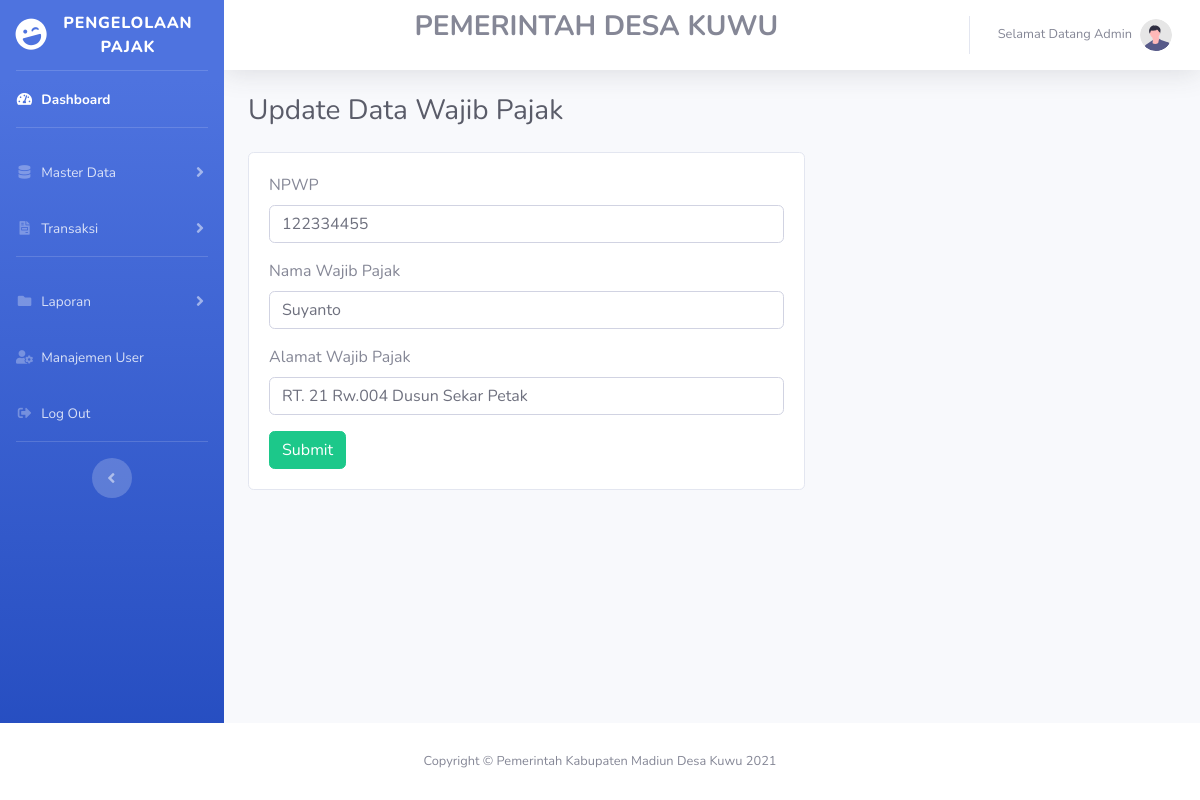
The app's page /admin/dataWajibpajak/updateData/3 with its own data.
### tables this page shows
CREATE TABLE `data_wajibpajak` (
  `id_wajibpajak` int(11) NOT NULL,
  `npwp` varchar(50) NOT NULL,
  `nama_wajibpajak` varchar(225) NOT NULL,
  `alamat_wajibpajak` varchar(225) NOT NULL
);

### application/controllers/admin/dataWajibpajak.php (called while the page is built, shortened)
<?php
class DataWajibpajak extends CI_Controller
{
	public function updateData($id)
	{
		$data['title'] = "Update Data Wajib Pajak";
		$data['wajibpajak'] = $this->db->query("SELECT * FROM data_wajibpajak WHERE id_wajibpajak='$id' ")->result();
		$this->load->view('templates_admin/header', $data);
		$this->load->view('templates_admin/sidebar', $data);
		$this->load->view('admin/updateDataWajibpajak', $data);
		$this->load->view('templates_admin/footer', $data);
	}
}

### index.php (called while the page is built, shortened)
<?php
require_once BASEPATH.'core/CodeIgniter.php';

### application/views/admin/updateDataWajibpajak.php (the view, shortened to what this page needs)
<div class="container-fluid">
    <div class="d-sm-flex align-items-center justify-content-between mb-4">
        <h1 class="h3 mb-0 text-gray-800"><?php echo $title ?></h1>
    </div>
    <div class="card" style="width: 60%; margin-bottom: 100px">
        <div class="card-body">
            <?php foreach ($wajibpajak as $w) : ?>
                <form method="POST" action="<?php echo base_url('admin/dataWajibpajak/updateDataAksi') ?>">
                    <div class="form-group">
                        <label>NPWP</label>
                        <input type="text" name="npwp" class="form-control" value="<?php echo $w->npwp  ?>">
                    </div>
                    <div class="form-group">
                        <label>Nama Wajib Pajak</label>
                        <input type="text" name="nama_wajibpajak" class="form-control" value="<?php echo $w->nama_wajibpajak ?>">
                    </div>
                    <div class="form-group">
                        <label>Alamat Wajib Pajak</label>
                        <input type="text" name="alamat_wajibpajak" class="form-control" value="<?php echo $w->alamat_wajibpajak  ?>">
                    </div>
                    <button type="submit" class="btn btn-success">Submit</button>
                </form>
            <?php endforeach; ?>
        </div>
    </div>
</div>

### records on screen
data_wajibpajak: npwp "122334455", nama_wajibpajak "Suyanto", alamat_wajibpajak "RT. 21 Rw.004 Dusun Sekar Petak"

### other values on screen
$title "Update Data Wajib Pajak"
